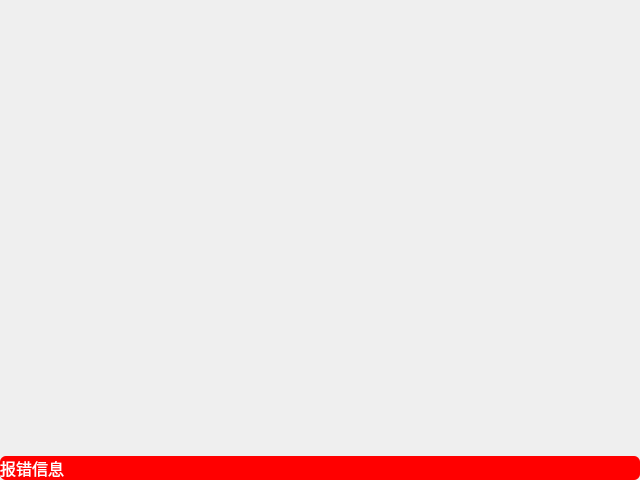
<?xml version="1.0" encoding="UTF-8"?>
<ui version="4.0">
 <class>ERRWidget</class>
 <widget class="QWidget" name="ERRWidget">
  <property name="geometry">
   <rect>
    <x>0</x>
    <y>0</y>
    <width>640</width>
    <height>480</height>
   </rect>
  </property>
  <property name="font">
   <font>
    <family>Microsoft YaHei</family>
    <pointsize>12</pointsize>
   </font>
  </property>
  <property name="windowTitle">
   <string>Form</string>
  </property>
  <layout class="QVBoxLayout" name="verticalLayout">
   <property name="spacing">
    <number>0</number>
   </property>
   <property name="leftMargin">
    <number>0</number>
   </property>
   <property name="topMargin">
    <number>0</number>
   </property>
   <property name="rightMargin">
    <number>0</number>
   </property>
   <property name="bottomMargin">
    <number>0</number>
   </property>
   <item>
    <widget class="QLabel" name="label_errimg">
     <property name="sizePolicy">
      <sizepolicy hsizetype="Preferred" vsizetype="Expanding">
       <horstretch>0</horstretch>
       <verstretch>0</verstretch>
      </sizepolicy>
     </property>
     <property name="text">
      <string/>
     </property>
     <property name="scaledContents">
      <bool>false</bool>
     </property>
    </widget>
   </item>
   <item>
    <widget class="QLabel" name="label_errInfo">
     <property name="styleSheet">
      <string notr="true">QLabel {
border-radius: 6px; 
background-color:red; 
color:rgb(255,255,255);
font: bold 14pt &quot;微软雅黑&quot;;}</string>
     </property>
     <property name="text">
      <string>报错信息</string>
     </property>
    </widget>
   </item>
  </layout>
 </widget>
 <resources/>
 <connections/>
</ui>
